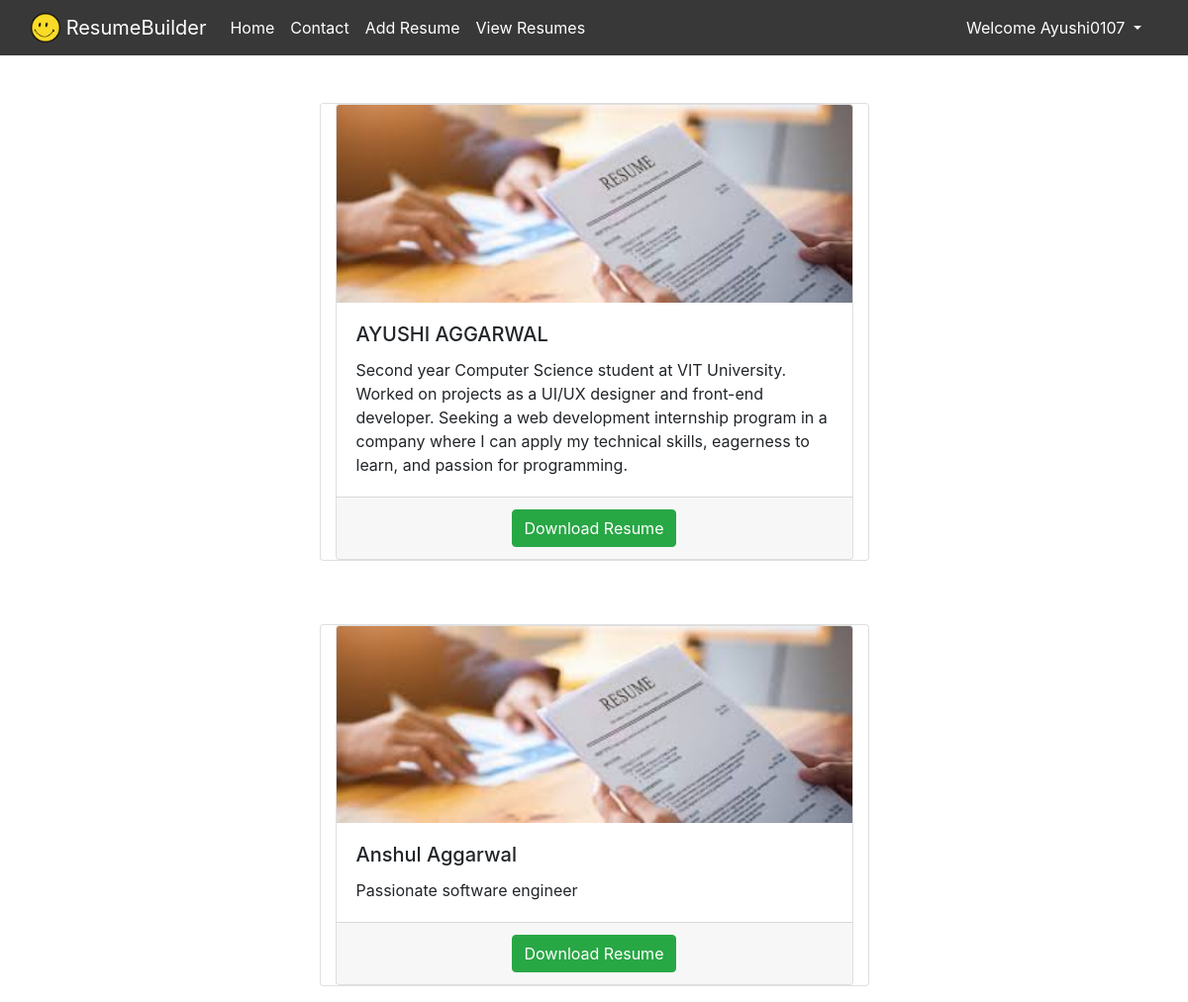
The page /listResume (signed in) on the database its author committed.
### resumeBuilder/models.py (models this page shows)
class Profile(models.Model):
    name = models.CharField(max_length=100)
    objective = models.CharField(max_length=200, blank=True)
    address = models.CharField(max_length=200)
    phoneno = models.CharField(max_length=12)
    email = models.EmailField(max_length=100)
    github = models.URLField(blank=True)
    linkedin = models.URLField(blank=True)
    university1 = models.CharField(max_length=100, blank=True)
    degree1 = models.CharField(max_length=50, blank=True)
    stream1 = models.CharField(max_length=100, blank=True)
    currentYear1 = models.CharField(max_length=50, blank=True)
    univStartingYear1 = models.CharField(max_length=20, blank=True)
    univPassingYear1 = models.CharField(max_length=20, blank=True)
    univResult1 = models.CharField(max_length=20, blank=True)
    university2 = models.CharField(max_length=100, blank=True)
    degree2 = models.CharField(max_length=50, blank=True)
    stream2 = models.CharField(max_length=100, blank=True)
    currentYear2 = models.CharField(max_length=50, blank=True)
    univStartingYear2 = models.CharField(max_length=20, blank=True)
    univPassingYear2 = models.CharField(max_length=20, blank=True)
    univResult2 = models.CharField(max_length=20, blank=True)
    intermediateSchool = models.CharField(max_length=100, blank=True)
    intermediateSubjects = models.CharField(max_length=100, blank=True)
    intermediateStartingYear = models.CharField(max_length=20, blank=True)
    intermediatePassingYear = models.CharField(max_length=20, blank=True)
    intermediateMarks = models.CharField(max_length=15, blank=True)
    highSchool = models.CharField(max_length=100, blank=True)
    highSchoolSubjects = models.CharField(max_length=100, blank=True)
    highSchoolStartingYear = models.CharField(max_length=20, blank=True)
    highSchoolPassingYear = models.CharField(max_length=20, blank=True)
    highSchoolMarks = models.CharField(max_length=15, blank=True)
    jobTitle1 = models.CharField(max_length=100, blank=True)
    jobStartDate1 = models.CharField(max_length=20, blank=True)
    jobEndDate1 = models.CharField(max_length=20, blank=True)
    jobDescription1 = models.CharField(max_length=100, blank=True)
    jobTitle2 = models.CharField(max_length=100, blank=True)
    jobStartDate2 = models.CharField(max_length=20, blank=True)
    jobEndDate2 = models.CharField(max_length=20, blank=True)
    jobDescription2 = models.CharField(max_length=100, blank=True)
    jobTitle3 = models.CharField(max_length=100, blank=True)
    jobStartDate3 = models.CharField(max_length=20, blank=True)
    jobEndDate3 = models.CharField(max_length=20, blank=True)
    jobDescription3 = models.CharField(max_length=100, blank=True)
    jobTitle4 = models.CharField(max_length=100, blank=True)
    jobStartDate4 = models.CharField(max_length=20, blank=True)
    jobEndDate4 = models.CharField(max_length=20, blank=True)
    jobDescription4 = models.CharField(max_length=100, blank=True)
    jobTitle5 = models.CharField(max_length=100, blank=True)
    jobStartDate5 = models.CharField(max_length=20, blank=True)
    jobEndDate5 = models.CharField(max_length=20, blank=True)
    jobDescription5 = models.CharField(max_length=100, blank=True)
    projectTitle1 = models.CharField(max_length=100, blank=True)
    projectStartDate1 = models.CharField(max_length=20, blank=True)
    projectEndDate1 = models.CharField(max_length=20, blank=True)
    projectDescription1 = models.CharField(max_length=100, blank=True)
    projectTitle2 = models.CharField(max_length=100, blank=True)
    projectStartDate2 = models.CharField(max_length=20, blank=True)
    projectEndDate2 = models.CharField(max_length=20, blank=True)
    projectDescription2 = models.CharField(max_length=100, blank=True)
    projectTitle3 = models.CharField(max_length=100, blank=True)
    projectStartDate3 = models.CharField(max_length=20, blank=True)
    projectEndDate3 = models.CharField(max_length=20, blank=True)
    projectDescription3 = models.CharField(max_length=100, blank=True)
    projectTitle4 = models.CharField(max_length=100, blank=True)
    projectStartDate4 = models.CharField(max_length=20, blank=True)
    projectEndDate4 = models.CharField(max_length=20, blank=True)
    projectDescription4 = models.CharField(max_length=100, blank=True)
    projectTitle5 = models.CharField(max_length=100, blank=True)
    projectStartDate5 = models.CharField(max_length=20, blank=True)
    projectEndDate5 = models.CharField(max_length=20, blank=True)
    projectDescription5 = models.CharField(max_length=100, blank=True)
    skillDetail = models.CharField(max_length=200)
    languageDetail = models.CharField(max_length=200)
    areaOfInterest = models.CharField(max_length=100, blank=True)
    extracurricularDetail = models.CharField(max_length=100, blank=True)

### resumeBuilder/views.py (the view)
# urls.py: path('listResume', views.listResume, name='listResume'),
def listResume(request):
    profile=Profile.objects.all()
    return render(request, "listResume.html", {'profile':profile})

### templates/listResume.html (shortened to what this page needs)
{% extends 'base.html' %}
{% block body %}
{% load static %}
<div class="card-deck">
{% for profile in profile %}
<div class="container-fluid pt-5 pb-3">
  <div class="row">
  <div class="col-sm-3"> </div>
    <div class="col-sm-6 d-flex justify-content-center">
      <div class="card" style="width: 20rem;">  <div class="card">
    <img class="card-img-top" src="{% static '/images/resume-5.jpg' %}" alt="Card image cap">
    <div class="card-body">
      <h5 class="card-title"> {{profile.name}}</h5>
      <p class="card-text">{{profile.objective}}</p>
    </div>
    <div class="card-footer text-center">
    <a href="/{{profile.id}}" class="btn btn-success"> Download Resume </a>
    </div>
  </div>
  </div>
  </div>
  <div class="col-sm-3"> </div>
  </div>
  </div>
  {% endfor%}
{% endblock body %}

### templates/base.html (shortened to what this page needs)
{% load socialaccount %}
<!DOCTYPE html>
<html lang="en">
<head>
    {% load static %}
    <link rel="stylesheet" type="text/css" href="{% static 'style.css' %}">
     <link href="https://cdn.jsdelivr.net/npm/bootstrap@5.0.0-beta3/dist/css/bootstrap.min.css" rel="stylesheet">
  <link rel="stylesheet" href="https://pro.fontawesome.com/releases/v5.10.0/css/all.css"/>
  <link href="//maxcdn.bootstrapcdn.com/bootstrap/4.1.1/css/bootstrap.min.css" rel="stylesheet" id="bootstrap-css">
{% load static %}
<link rel="stylesheet" href="{% static 'css/style.css' %}"
</head>
<body>
    <nav class="navbar navbar-expand-xl navbar-light sticky-top" style="background-color: #383838;">
        <div class="container-fluid">
          <a class="navbar-brand text-white" href="/">
    <img src="{% static '/images/logo.jpg/' %}" width="30" height="30" class="d-inline-block align-top" alt="">
    ResumeBuilder
  </a>
          <div class="collapse navbar-collapse" id="navbarSupportedContent">
            <ul class="navbar-nav me-auto mb-2 mb-lg-0">
              <li class="nav-item">
                <a href="/" class="nav-link navactive {% block home %} {% endblock home %}" aria-current="page">Home</a>
              </li>
              <li class="nav-item">
                <a href="/#Contact"  class="nav-link navactive {% block contact %} {% endblock contact %}" >Contact</a>
              </li>
            {% if not request.user.is_authenticated %}
            </ul>
            <ul class="nav nav-pills justify-content-end ml-auto">
              <li class="nav-item dropdown">
                <a class="nav-link dropdown-toggle navactive" href="#" id="navbarDropdown" role="button" data-bs-toggle="dropdown" aria-expanded="false">
                  Hello User! Signup or Login
                </a>
                <ul class="dropdown-menu" aria-labelledby="navbarDropdown">
                  <li><a class="dropdown-item" href="/signup">SIGNUP</a></li>
                  <li><hr class="dropdown-divider"></li>
                  <li><a class="dropdown-item" href="/login">LOGIN</a></li>
                </ul>
              </li>
            </ul>
            {% else %}
            <li class="nav-item">
              <a class="nav-link navactive {% block addResume %} {% endblock addResume %}" href="/addResume">Add Resume</a>
            </li>
            <li class="nav-item">
              <a class="nav-link navactive {% block viewResume %} {% endblock viewResume %}" href="/listResume">View Resumes</a>
            </li>
            </ul>
          <ul class="nav nav-pills justify-content-end ml-auto">
            <li class="nav-item dropdown">
                <a class="nav-link dropdown-toggle navactive" href="#" id="navbarDropdown" role="button" data-bs-toggle="dropdown" aria-expanded="false">
                  Welcome {{user.username}}
                </a>
              </li>
              </ul>
            {% endif %}
          </div>
        </div>
      </nav>
      {% block body %}
      {% endblock body %}
</body>
</html>

### static/css/style.css (style rules this page uses)
.navactive { color: white !important; }

### rows shown on the page
Profile: name "AYUSHI AGGARWAL", objective "Second year Computer Science student at VIT University. Worked on projects as a UI/UX designer and front-end developer. Seeking a web development internship program in a company where I can apply my technical skills, eagerness to learn, and passion for programming."
Profile: name "Anshul Aggarwal", objective "Passionate software engineer"

### other values the page prints
{{ user.username }} "Ayushi0107"
